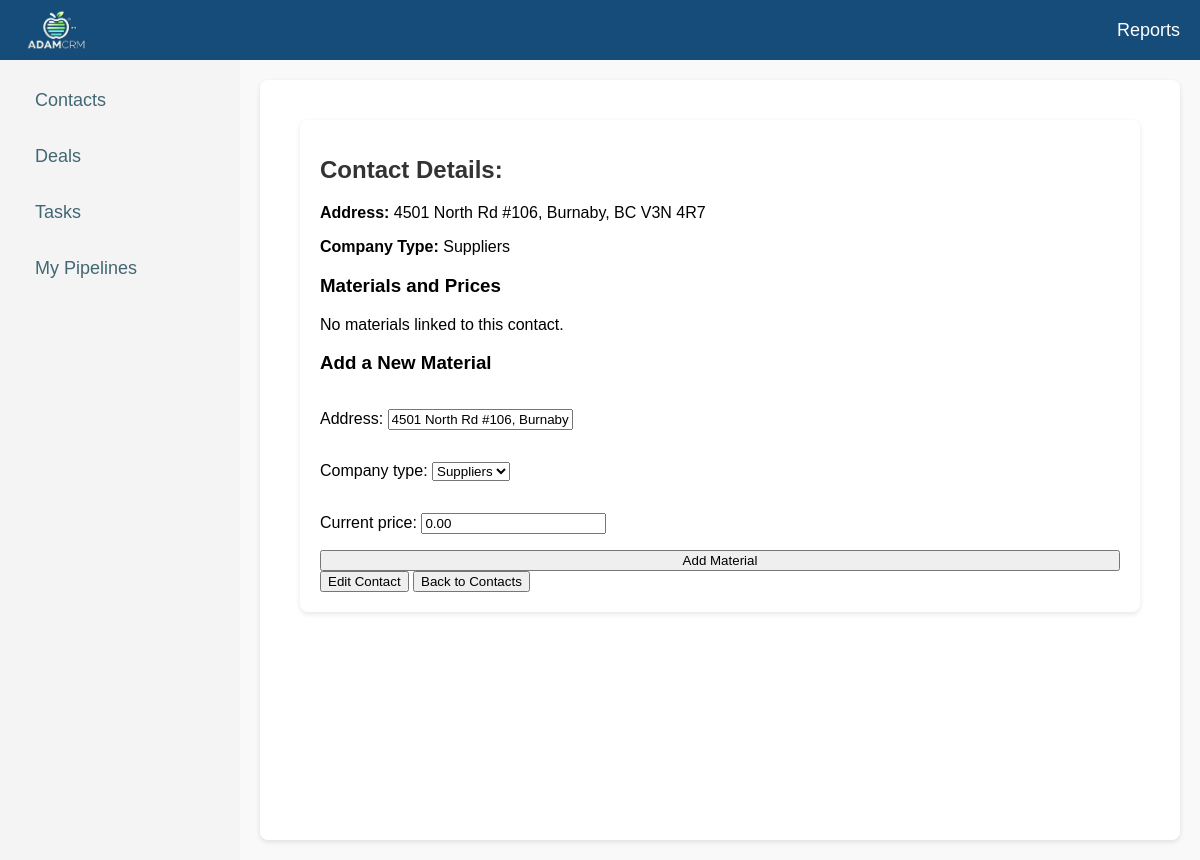
The app's page /contact/view/8/, older data.
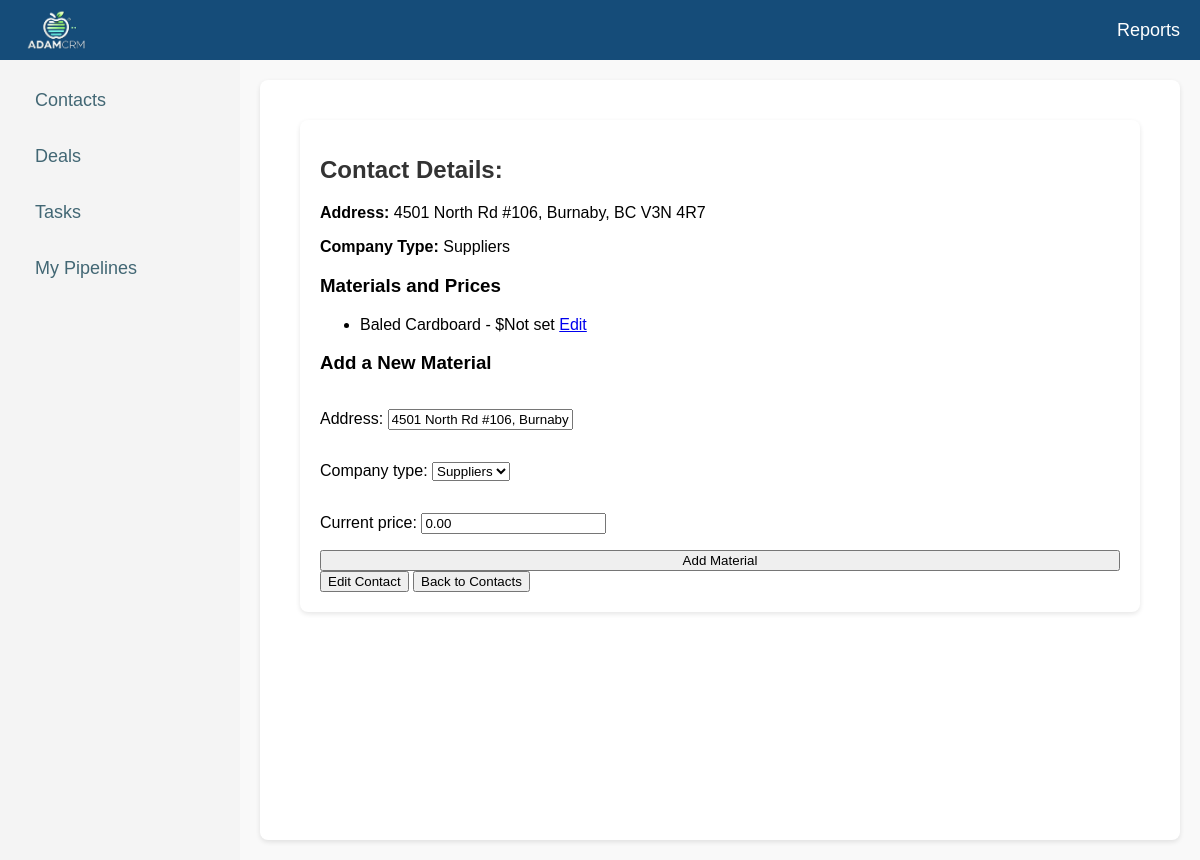
The same page, newer data.
### crm/models.py (models this page shows, shortened)
class ContactMaterial(models.Model):
    contact = models.ForeignKey('Contact', on_delete=models.CASCADE, related_name='contact_materials')
    material = models.CharField(max_length=255, choices=[(key, key) for key in settings.MATERIALS_LIST.keys()])
    price = models.DecimalField(max_digits=10, decimal_places=2, null=True, blank=True)

### crm/views.py (the view)
# urls.py: path('contact/view/<int:id>/', views.view_contact, name='view_contact'),
def view_contact(request, id):
    contact = get_object_or_404(Contact, id=id)
    if request.method == "POST":
        form = ContactForm(request.POST, instance=contact)
        if form.is_valid():
            form.save()
            return redirect('view_contact', id = contact.id)
    else:
        form=ContactForm(instance=contact)
    return render(request, 'crm/view_contact.html', {'contact': contact, 'form': form})

### crm/forms.py
class ContactForm(forms.ModelForm):
    class Meta:
        model = Contact
        fields = ['address', 'company_type', 'current_price']

### crm/templates/crm/view_contact.html (shortened to what this page needs)
{% extends 'crm/index.html' %}
{% block content %}
<div class="content">
    <h1><strong>Contact Details:</strong> {{ contact.company_name }}</h1>
    <p><strong>Address:</strong> {{ contact.address }}</p>
    <p><strong>Company Type:</strong> {{ contact.get_company_type_display }}</p>
    <h3>Materials and Prices</h3>
    {% if contact.contact_materials.all %}
        <ul>
            {% for contact_material in contact.contact_materials.all %}
                <li>
                    {{ contact_material.material }} - ${{ contact_material.price|default:"Not set" }}
                    <a href="{% url 'edit_contact_material' contact_material.id %}">Edit</a>
                </li>
            {% endfor %}
        </ul>
    {% else %}
        <p>No materials linked to this contact.</p>
    {% endif %}
    <h3>Add a New Material</h3>
    <form method="POST" action="{% url 'add_contact_material' contact.id %}">
        {{ form.as_p }}
        <button type="submit">Add Material</button>
    </form>
    <button id="edit-button" onclick="toggleEditForm()">Edit Contact</button>
    <a href="{% url 'contacts_list' %}">
        <button>Back to Contacts</button>
    </a>
</div>
{% endblock %}

Row changes from the older to the newer data that the page shows:
added ContactMaterial: material "Baled Cardboard", price "Not set"
Text that changed along with them:
text no longer shown: "No materials linked to this contact."
